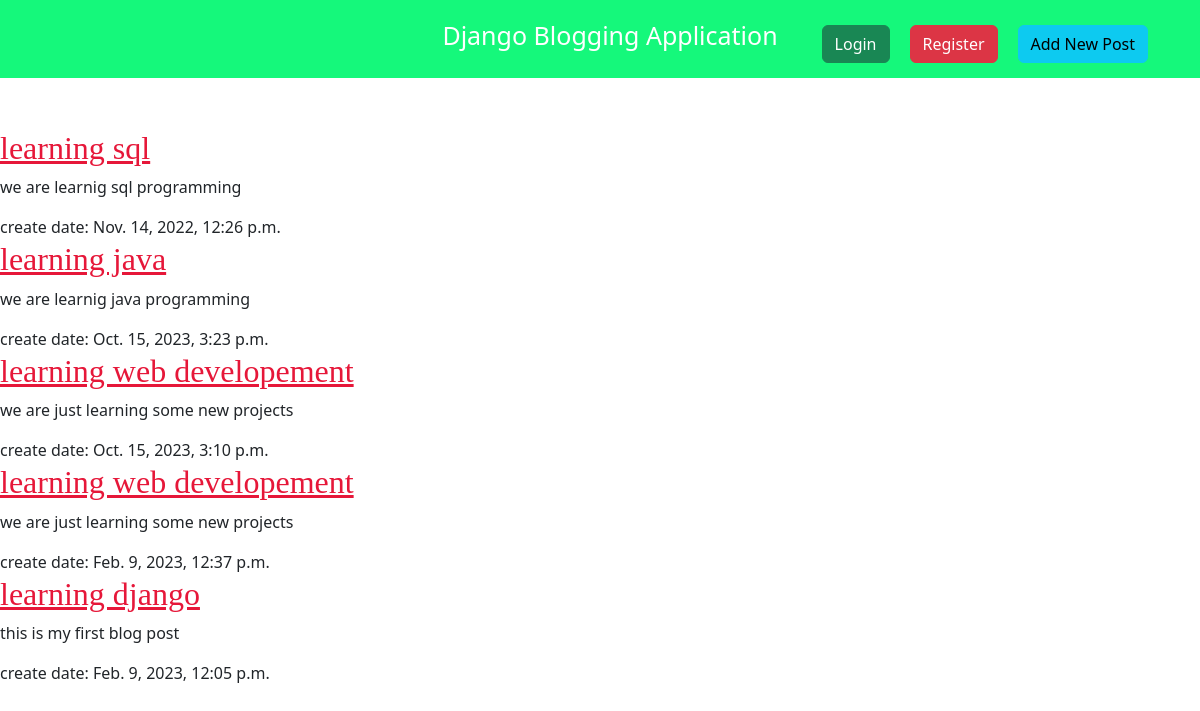
The page / on the database its author committed.
### blog/models.py (models this page shows, shortened)
class BlogPost(models.Model):
    author=models.ForeignKey(settings.AUTH_USER_MODEL,on_delete=models.CASCADE)
    title=models.CharField(max_length=100)
    content=models.TextField()
    create_date=models.DateTimeField(default=timezone.now)
    publish_date=models.DateTimeField(blank=True,null=True)

### blog/views.py (the view)
# urls.py: path('',views.index,name='home'),
def index(request):
    result=BlogPost.objects.all().order_by('-id')
    content={'response':result}
    return render(request,'blog/index.html',content)

### blog/templates/blog/index.html
{% extends 'blog/base.html' %}
{% block content %}
    {% for post in response %}
    <article>
        <h2><a href="{% url 'post_detail' pk=post.pk %}">{{post.title}}</a></h2>
        <p>{{post.content}}</p>
        <time>create date: {{post.create_date}}</time>
    </article>
    {% endfor %}
{% endblock %}

### blog/templates/blog/base.html (shortened to what this page needs)
{% load static %}
<!DOCTYPE html>
<html lang="en">
<head>
    <link rel="stylesheet" href="https://cdn.jsdelivr.net/npm/bootstrap@5.2.3/dist/css/bootstrap.min.css"
>
    <link rel="stylesheet" href="{% static 'css/bloging.css' %}">
</head>
<body>
<header>
 <div class="page_header">
    <div class="container">
        <h1><a href="{% url 'home' %}">Django Blogging Application</a></h1>
        <a class="btn btn-info" href="{% url 'post_new' %}" style="float:right; margin-right:20px; margin-top:-33px;">Add New Post</a>
        <a class="btn btn-danger" href="{% url 'register' %}" style="float:right; margin-right:20px; margin-top:-33px;">Register</a>
        {% if user.is_authenticated %}
        <a class="btn btn-warning" href="{% url 'logout' %}" style="float:right; margin-right:20px; margin-top:-33px;">Logout</a>
        {% else %}
        <a class="btn btn-success" href="{% url 'login' %}" style="float:right; margin-right:20px; margin-top:-33px;">Login</a>
        {% endif %}
    </div>
 </div>
</header>
{% block content %}
{% endblock %}
</body>
</html>

### blog/static/css/bloging.css (style rules this page uses)
h2 a { color: rgb(230, 23, 57); font-family: 'Crimson Text', serif; }
.page_header { background-color: rgb(21, 248, 123); margin-top: 0px; margin-bottom: 50px; padding: 20px 20px 20px 40px; }
h1 a { color: white; text-decoration: none; font-size: 25px; display: flex; justify-content: center; }

### rows shown on the page
BlogPost: title "learning sql", content "we are learnig sql programming", create_date "Nov. 14, 2022, 12:26 p.m."
BlogPost: title "learning java", content "we are learnig java programming", create_date "Oct. 15, 2023, 3:23 p.m."
BlogPost: title "learning web developement", content "we are just learning some new projects", create_date "Oct. 15, 2023, 3:10 p.m."
BlogPost: title "learning web developement", content "we are just learning some new projects", create_date "Feb. 9, 2023, 12:37 p.m."
BlogPost: title "learning django", content "this is my first blog post", create_date "Feb. 9, 2023, 12:05 p.m."
